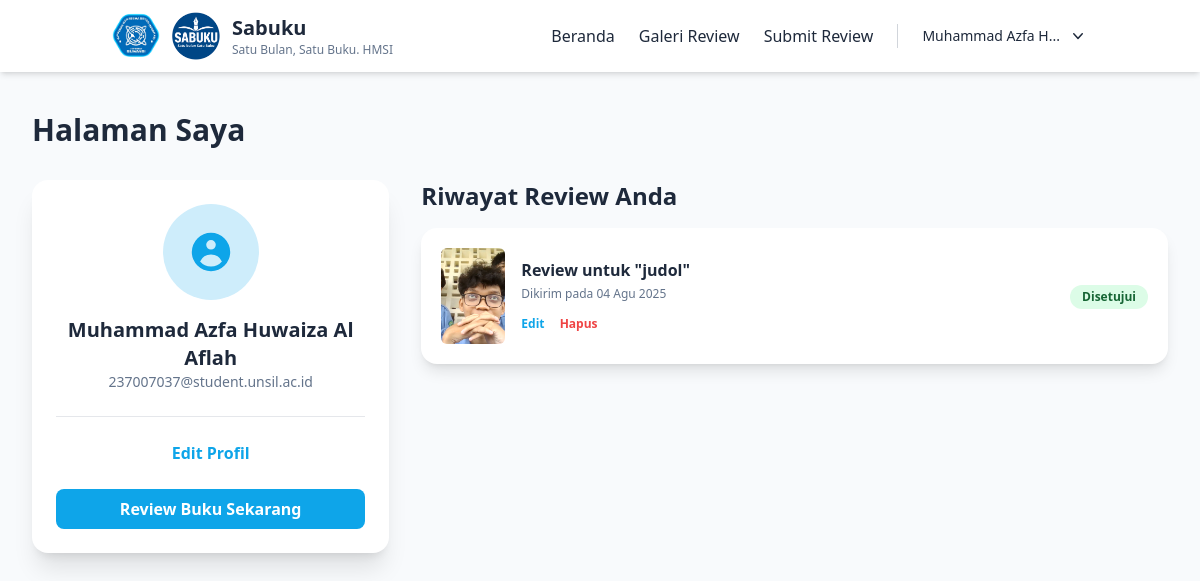
Screenshot of /my-page/ (signed in) with the database file from the repository.
### review_buku/models.py (models this page shows, shortened)
class CustomUser(AbstractUser):
    email = models.EmailField(unique=True)
    USERNAME_FIELD = 'email'
    REQUIRED_FIELDS = []
    objects = CustomUserManager()

class Review(models.Model):
    user = models.ForeignKey(settings.AUTH_USER_MODEL, on_delete=models.CASCADE)
    judul_buku = models.CharField(max_length=200)
    penulis_buku = models.CharField(max_length=100)
    bulan_baca = models.CharField(max_length=7, help_text="Format: YYYY-MM")
    isi_review = models.TextField()
    cover_buku = models.ImageField(upload_to='cover_buku/', blank=True, null=True)
    gambar_infografis = models.ImageField(upload_to='infografis/', blank=True, null=True)
    link_video = models.URLField(blank=True, null=True)
    tanggal_submit = models.DateTimeField(auto_now_add=True)
    status_approve = models.BooleanField(default=False)

### review_buku/views.py (the view, shortened to what this page needs)
# urls.py: path('my-page/', my_page, name='my_page'),
def my_page(request):
    if not request.user.is_authenticated:
        return redirect('login')
    user = request.user
    reviews = Review.objects.filter(user=user).order_by('-tanggal_submit')
    return render(request, 'my_page.html', {'user': user, 'reviews': reviews})

### review_buku/context_processors.py (called while the page is built)
def review_pending_count(request):
    if request.user.is_authenticated and request.user.is_superuser:
        return {
            'review_pending_count': Review.objects.filter(status_approve=False).count()
        }
    return {}

### review_buku/templates/my_page.html (shortened to what this page needs)
{% extends 'layout/main.html' %} {% block title %} Halaman Saya {% endblock title %} {% block content %} {% include 'layout/navbar.html' %}
<main class="py-10 px-4 md:px-8">
  <div class="max-w-7xl mx-auto">
    <h1 class="text-3xl font-bold text-dark-text mb-8">Halaman Saya</h1>
    <div class="grid grid-cols-1 lg:grid-cols-3 lg:gap-8">
      <aside class="lg:col-span-1 mb-8 lg:mb-0">
        <div class="lg:sticky lg:top-24">
          <div class="bg-white rounded-2xl shadow-xl p-6">
            <div class="text-center">
              <div class="w-24 h-24 rounded-full bg-primary-blue/20 mx-auto flex items-center justify-center mb-4">
              </div>
              <h2 class="text-xl font-bold text-dark-text">{{ user.get_full_name|default:user.username }}</h2>
              <p class="text-sm text-light-text">{{ user.email }}</p>
            </div>
            <hr class="my-6" />
            <div>
              <div class="flex justify-between items-center mb-4">
                <button id="toggleEditForm" type="button" class="font-semibold text-primary-blue hover:text-blue-600 text-center w-full">Edit Profil</button>
              </div>
              <div class="mt-6">
                <a href="{% url 'submit_review' %}" class="block w-full text-center bg-primary-blue text-white font-bold py-2 px-4 rounded-lg hover:bg-sky-600 transition-all duration-300"> Review Buku Sekarang </a>
              </div>
            </div>
          </div>
        </div>
      </aside>
      <div class="lg:col-span-2">
        <h2 class="text-2xl font-bold text-dark-text mb-4">Riwayat Review Anda</h2>
        <div class="space-y-4">
          {% for review in reviews %}
          <div class="bg-white rounded-2xl shadow-lg p-5 flex items-center space-x-4">
            {% if review.cover_buku %}
            <img src="{{ review.cover_buku.url }}" alt="Cover" class="w-16 h-24 object-cover rounded-md flex-shrink-0" />
            {% else %}
            <div class="w-16 h-24 bg-gray-200 rounded-md flex items-center justify-center text-sm text-gray-500">No Cover</div>
            {% endif %}
            <div class="flex-grow">
              <p class="font-bold text-dark-text">Review untuk "{{ review.judul_buku }}"</p>
              <p class="text-xs text-light-text mt-1">Dikirim pada {{ review.tanggal_submit|date:"d M Y" }}</p>
              <div class="mt-2 space-x-3">
                <a
                  href="#"
                  class="text-xs font-semibold text-primary-blue hover:underline"
                  onclick="openEditReview(this)"
                  data-id="{{ review.id }}"
                  data-judul="{{ review.judul_buku }}"
                  data-penulis="{{ review.penulis_buku }}"
                  data-bulan="{{ review.bulan_baca }}"
                  data-isi="{{ review.isi_review }}"
                  data-link="{{ review.link_video|default:'' }}"
                >
                  Edit
                </a>
                <a href="#" class="text-xs font-semibold text-red-500 hover:underline" onclick="openDeleteModal(`{{ review.id }}`)"> Hapus </a>
              </div>
            </div>
            <div class="flex-shrink-0">
              {% if review.status_approve %}
              <span class="inline-block px-3 py-1 text-xs font-semibold text-green-800 bg-green-100 rounded-full">Disetujui</span>
              {% else %}
              <span class="inline-block px-3 py-1 text-xs font-semibold text-yellow-800 bg-yellow-100 rounded-full">Menunggu</span>
              {% endif %}
            </div>
          </div>
          {% empty %}
          <p class="text-sm text-light-text">Belum ada review yang dikirimkan.</p>
          {% endfor %}
        </div>
      </div>
    </div>
  </div>
</main>
{% endblock content %}

### review_buku/templates/layout/main.html (shortened to what this page needs)
{% load static %}
<!DOCTYPE html>
<html lang="id">
  <head>
    <script src="https://cdn.tailwindcss.com"></script>
  </head>
  <body class="bg-light-bg font-sans">
    {% block content %} {% endblock %}
  </body>
</html>

### review_buku/templates/layout/navbar.html (shortened to what this page needs)
{% load static %}
<nav class="bg-white shadow-md sticky w-full top-0 z-10">
  <div class="container mx-auto px-6 py-3">
    <div class="flex justify-between items-center">
      <a href="{% url 'home' %}" class="flex items-center space-x-3">
        <img src="{% static 'images/hmsi.png' %}" alt="Logo HMSI" class="w-12 h-auto hidden md:block" />
        <img src="{% static 'images/sabuku_logo_ai.png' %}" alt="Logo Sabuku" class="w-12 h-auto" />
        <div>
          <p class="text-xl font-bold text-dark-text">Sabuku</p>
          <p class="text-xs text-light-text">Satu Bulan, Satu Buku. HMSI</p>
        </div>
      </a>
      <div class="hidden md:flex items-center space-x-6">
        <a href="{% url 'home' %}" class="text-dark-text font-medium hover:text-primary-blue transition">Beranda</a>
        <a href="{% url 'galeri_review' %}" class="text-dark-text font-medium hover:text-primary-blue transition">Galeri Review</a>
        <a href="{% url 'submit_review' %}" class="text-dark-text font-medium hover:text-primary-blue transition">Submit Review</a>
        {% if user.is_authenticated %}
        <div class="relative">
          <button id="userMenuBtn" class="flex items-center space-x-2 text-dark-text hover:text-primary-blue transition relative">
            <span class="text-sm font-medium"> {% with user.get_full_name|default:user.username as nama %} {{ nama|slice:":15" }}{% if nama|length > 15 %}...{% endif %} {% endwith %} </span>
            <svg xmlns="http://www.w3.org/2000/svg" class="h-5 w-5" fill="currentColor" viewBox="0 0 20 20">
              <path fill-rule="evenodd" d="M5.23 7.21a.75.75 0 011.06.02L10 11.293l3.71-4.06a.75.75 0 111.08 1.04l-4.25 4.65a.75.75 0 01-1.08 0L5.25 8.27a.75.75 0 01-.02-1.06z" clip-rule="evenodd" />
            </svg>
          </button>
        </div>
        {% endif %}
      </div>
    </div>
  </div>
</nav>

### rows the page displays
CustomUser: get_full_name "Muhammad Azfa Huwaiza Al Aflah", email "237007037@student.unsil.ac.id"
Review: cover_buku (picture), judul_buku "judol", tanggal_submit "04 Agu 2025", status_approve "Disetujui"

### other values shown
{{ nama|slice:":15" }} "Muhammad Azfa H"
